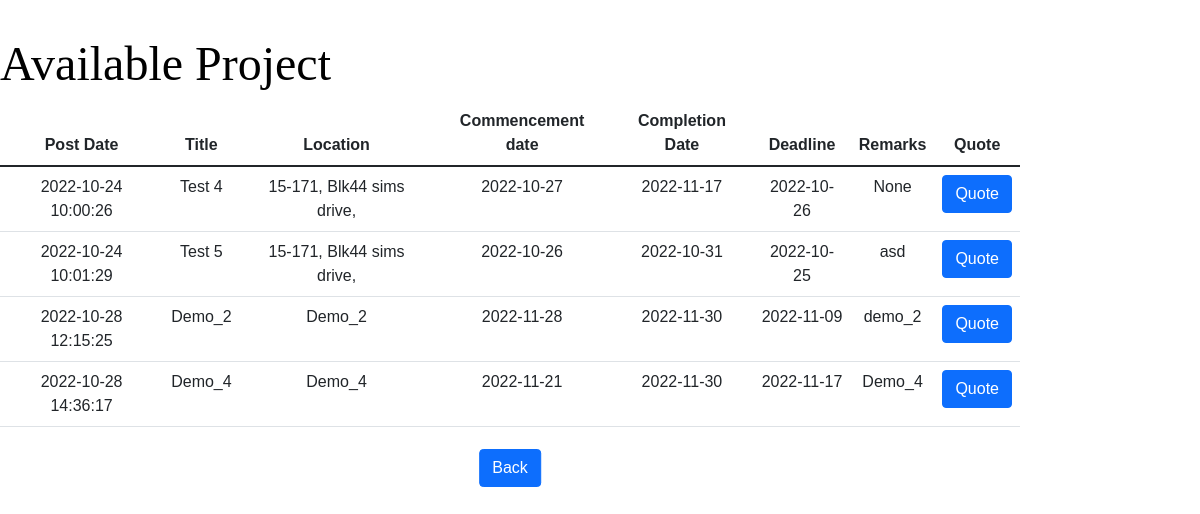
Page /index (signed in) on the committed database.
### tables this page shows
CREATE TABLE 'project' ('project_id' INTEGER PRIMARY KEY AUTOINCREMENT NOT NULL,'user_id' INTEGER NOT NULL, 'title' TEXT NOT NULL, 'location' TEXT NOT NULL, 'commencement_date' DATETIME NOT NULL, 'completion_date' DATETIME NOT NULL, 'quantity' INTEGER NOT NULL, 'unit' TEXT NOT NULL, 'timestamp'  DATETIME NOT NULL DEFAULT CURRENT_TIMESTAMP  ,'deadline' DATETIME NOT NULL  ,'status' TEXT NOT NULL DEFAULT 'pending', 'awarded_userid' REAL DEFAULT 'pending', 'remarks' TEXT);

### app.py (the view)
@app.route("/index")
@login_required
def index():
    a_project_db = db.execute("SELECT title, location, commencement_date, completion_date, project_id, timestamp, deadline, remarks FROM project WHERE status = 'pending'")
    index = []
    for row in a_project_db:
        index.append({
            "title" : row["title"],
            "location" : row["location"],
            "commencement_date" : row["commencement_date"],
            "completion_date" : row["completion_date"],
            "project_id" : row["project_id"],
            "timestamp": row["timestamp"],
            "deadline" : row["deadline"],
            "remarks" : row["remarks"],
            })
    if request.method == "GET":
        return render_template("index.html", index = index)

### helpers.py (called while the page is built)
def login_required(f):
    @wraps(f)
    def decorated_function(*args, **kwargs):
        if session.get("user_id") is None:
            return redirect("/login")
        return f(*args, **kwargs)
    return decorated_function

### templates/index.html (shortened to what this page needs)
{% extends "layout.html" %}
{% block main %}
{% if session["user_id"] %}
<h1>Available Project</h1>
<br>
<table class = "table">
    <thead>
        <tr>
            <th scope = "col">Post Date</th>
            <th scope = "col">Title</th>
            <th scope = "col">Location</th>
            <th scope = "col">Commencement date</th>
            <th scope = "col">Completion Date</th>
            <th scope = "col">Deadline</th>
            <th scope = "col">Remarks</th>
            <th scope = "col">Quote</th>
        </tr>
    </thead>
    <tbody>
        {% for row in index %}
        <tr>
            <td scope = "row">{{row["timestamp"]}}</td>
            <td scope = "row">{{row["title"]}}</td>
            <td scope = "row">{{row["location"]}}</td>
            <td scope = "row">{{row["commencement_date"]}}</td>
            <td scope = "row">{{row["completion_date"]}}</td>
            <td scope = "row">{{row["deadline"]}}</td>
            <td scope = "row">{{row["remarks"]}}</td>
            <td scope = "row"> <a href="/quote-post/{{row["project_id"]}}"><button class="btn btn-primary" type="submit">Quote</button></a></td>
        </tr>
      {% endfor %}
      </tbody>
    </table>
{% endif %}
<div class = "container">
    <div class = "center">
    <a href="/">
        <button class="btn btn-primary" type="submit">Back</button>
      </a>
    </div>
{% endblock %}

### static/styles.css (style rules this page uses)
* { margin: 0; padding: 0; font-family: sans-serif; }
h1 { text-align: center; color: black; font-weight: 900px; font-family: verdana; font-size: 300%; }
.table { text-align: center; }
.container { height: 50px; position: relative; }
.center { margin: 0; position: absolute; top: 50%; left: 50%; -ms-transform: translate(-50%, -50%); transform: translate(-50%, -50%); }

### rows in the picture
project: timestamp "2022-10-24 10:00:26", title "Test 4", location "15-171, Blk44 sims drive,", commencement_date "2022-10-27", completion_date "2022-11-17", deadline "2022-10-26", remarks "None"
project: timestamp "2022-10-24 10:01:29", title "Test 5", location "15-171, Blk44 sims drive,", commencement_date "2022-10-26", completion_date "2022-10-31", deadline "2022-10-25", remarks "asd"
project: timestamp "2022-10-28 12:15:25", title "Demo_2", location "Demo_2", commencement_date "2022-11-28", completion_date "2022-11-30", deadline "2022-11-09", remarks "demo_2"
project: timestamp "2022-10-28 14:36:17", title "Demo_4", location "Demo_4", commencement_date "2022-11-21", completion_date "2022-11-30", deadline "2022-11-17", remarks "Demo_4"
